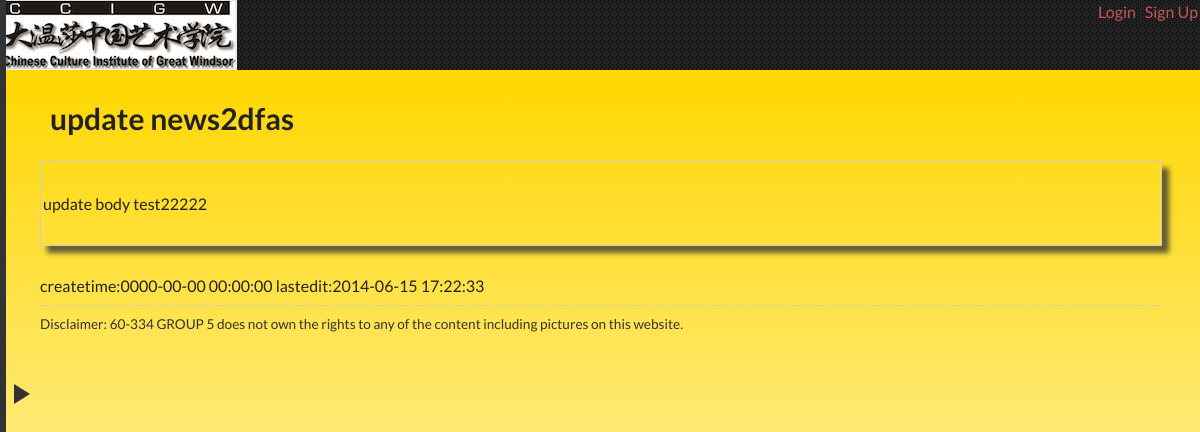
/newspage.php?newsid=4, run on the app's committed database.
### tables this page shows
CREATE TABLE IF NOT EXISTS `db_news` (
  `newsid` int(11) NOT NULL AUTO_INCREMENT,
  `uid` int(11) NOT NULL,
  `readaccess` int(11) NOT NULL,
  `subject` mediumtext NOT NULL,
  `createtime` datetime NOT NULL,
  `body` varchar(255) NOT NULL,
  `categoryid` int(11) NOT NULL,
  `lastedit` datetime DEFAULT NULL,
  PRIMARY KEY (`newsid`),
  KEY `uid` (`uid`),
  KEY `categoryid` (`categoryid`)
);

### dblib/config.php (called while the page is built, shortened)
<?php
 $DBNAME="ccigw";
 $DBUSER="root";
 $DBPASS="root";
?>

### dblib/db_news.php (called while the page is built, shortened)
<?php
require_once 'config.php';
class Db_news {
    public $db_connection_handle = NULL;
    function __construct() {
        global $DBUSER, $DBPASS, $DBNAME;
        $this->db_connection_handle =
            new PDO( "mysql:host=localhost;dbname=$DBNAME", $DBUSER, $DBPASS );
        $this->db_connection_handle->
        setAttribute( PDO::ATTR_ERRMODE, PDO::ERRMODE_EXCEPTION );
        $this->db_connection_handle->setAttribute( PDO::ATTR_CASE, PDO::CASE_LOWER );
        $this->db_connection_handle->
        setAttribute( PDO::ATTR_ORACLE_NULLS, PDO::NULL_NATURAL );
    }
    public function show_single_news( $newsid ) {
        try{
            $sql="SELECT * FROM db_news WHERE newsid=:newsid";
            $st = $this->db_connection_handle->prepare( $sql );
            $st->bindParam( ':newsid', $newsid, PDO::PARAM_INT );
            $st->setFetchMode( PDO::FETCH_ASSOC );
            $st->execute();
            $row = $st->fetch();
            return $row;
        }
        catch ( PDOException $e ) {
            return $e->getMessage();
        }
    }
}

### include/common.php (called while the page is built, shortened)
<?php
require_once("include/demoframe.php");
    function fix_str($str){
        $str=trim($str);
     return  htmlentities(stripslashes($str));
    }
?>

### newspage.php (the view, shortened to what this page needs)
<?php
require_once('dblib/db_news.php');
require_once("include/demoframe.php");
require_once("include/common.php");
 if ( !(isset($_GET["newsid"]) &&  is_numeric($_GET["newsid"])) ){
     echo'<h1> 400 Bad request</h1>';
 }else
 {
    $this_news_id = fix_str($_GET["newsid"]);
    $news_handle = new Db_news();
    $aNews = $news_handle->show_single_news($this_news_id);
    if(empty($aNews)){
        echo'<h1> 404 Page not found</h1>';
    }else{
     echo  '<h1>', $aNews["subject"] , '</h1> ';
     echo '<div id="eventBox"> <table > <tr> <td>',
             $aNews["body"]
     ,'</td></tr></table></div>';
     echo '<div >',
           'createtime:',  $aNews["createtime"] ,' lastedit:',$aNews["lastedit"]
     ,'</div>';
    }
 }
 ?>

### css/layout.css (style rules this page uses)
* { margin: 0; padding: 0; }
html, body { height: 100%; overflow: hidden; }
body { background-color: #222; background-repeat: repeat; font-family: 'Lato', Helvetica, sans-serif; font-size: 16px; color: #222; }
h1, h2 { font-size: 24px; }
h1 { font-size: 30px; padding:10px; }
#eventBox { width: 100%; padding: 30px 0; text-align: center; border: 1px solid #CCCCCC; margin: 15px 0 30px;-webkit-box-shadow: 7px 7px 5px 0px rgba(50, 50, 50, 0.75); -moz-box-shadow: 7px 7px 5px 0px rgba(50, 50, 50, 0.75); box-shadow: 7px 7px 5px 0px rgba(50, 50, 50, 0.75); }

### data on the page
db_news: subject "update news2dfas", body "update body test22222", createtime "0000-00-00 00:00:00", lastedit "2014-06-15 17:22:33"

### other printed values
$login['label'] "Login"
